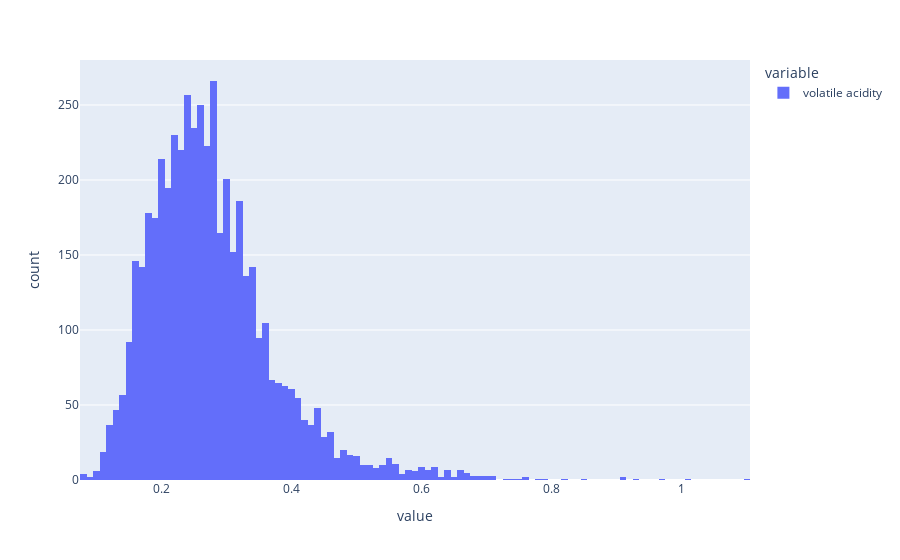

Write notebook code for a chart like this one.
### Code cell
# Criação do grafico histograma para a variável 'fixed acidity'
hist_acid_v = px.histogram(x["volatile acidity"])
hist_acid_v.show()

### Figure 1 — Plotly figure (JSON) as saved in the notebook; plotly's stock layout.template omitted (floating-point values rounded to 4 significant figures; data arrays with more than 128 entries replaced by an {"elided": "..."} marker saying what was removed)
{"data": [{"alignmentgroup": "True", "bingroup": "x", "hovertemplate": "variable=volatile acidity<br>value=%{x}<br>count=%{y}<extra></extra>", "legendgroup": "volatile acidity", "marker": {"color": "#636efa", "pattern": {"shape": ""}}, "name": "volatile acidity", "offsetgroup": "volatile acidity", "orientation": "v", "showlegend": true, "type": "histogram", "x": {"elided": "4898 float values"}, "xaxis": "x", "yaxis": "y"}], "layout": {"barmode": "relative", "legend": {"title": {"text": "variable"}, "tracegroupgap": 0}, "margin": {"t": 60}, "xaxis": {"anchor": "y", "domain": [0, 1], "title": {"text": "value"}}, "yaxis": {"anchor": "x", "domain": [0, 1], "title": {"text": "count"}}}}
